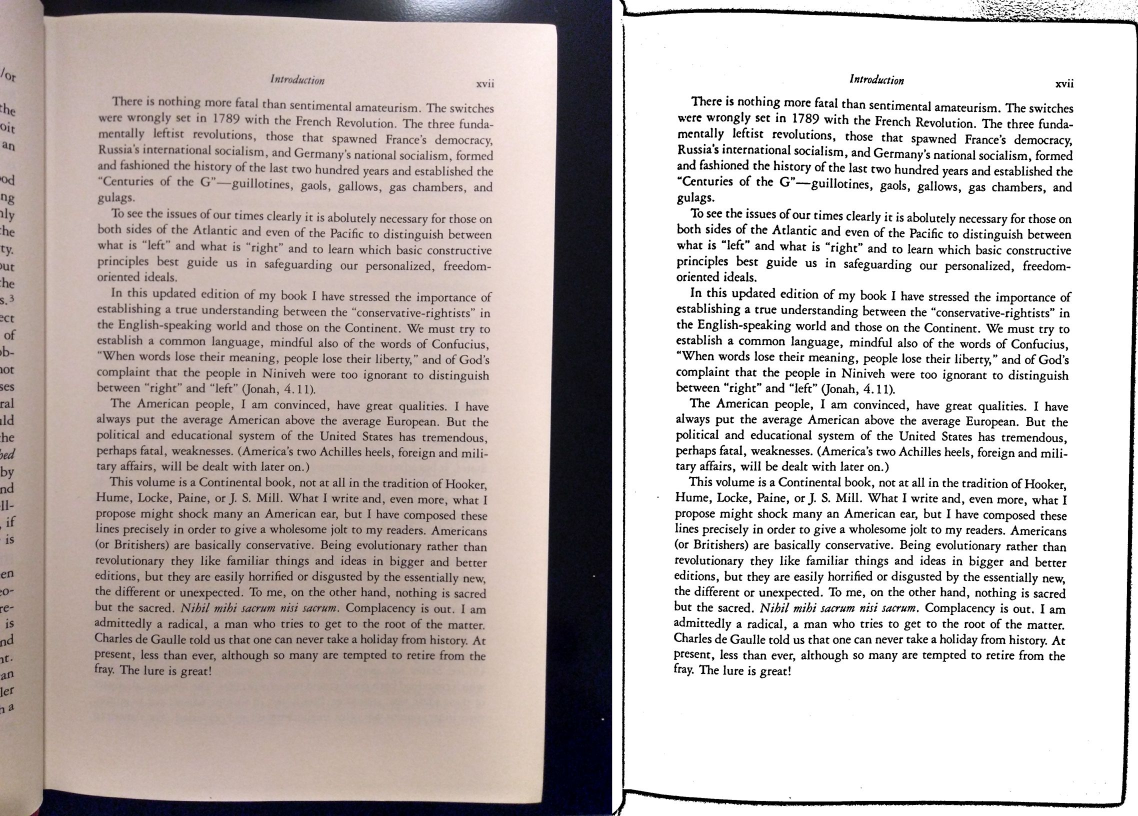
#> input picture examples/example1.jpg, 2275 x 1632 px (shown at 1/2 size)
$ python -i scan.py   (imports and definitions only)   (older library calls are emulated)
#> lines starting #> are read from the running program, lines starting #| are printed output that depends on the picture; after the words box and inside, x2 and y2 are one past the last pixel; in counts of white or black regions, pixels touching at a corner belong together
from contextlib import contextmanager
import os
import sys
import shutil
import glob
import uuid
import img2pdf
import cv2
from PIL import Image
import numpy as np


def resize(image, ratio):
    return cv2.resize(image, None, fx=ratio, fy=ratio, interpolation=cv2.INTER_CUBIC)


def auto_canny(image, sigma=0.33):
    # compute the median of the single channel pixel intensities
    v = np.median(image)

    # apply automatic Canny edge detection using the computed median
    lower = int(max(0, (1.0 - sigma) * v))
    upper = int(min(255, (1.0 + sigma) * v))
    edged = cv2.Canny(image, lower, upper)

    # return the edged image
    return edged


def auto_threshold(image, window=63):
    if window % 2 == 0:
        window += 1

    median = np.median(image)
    mean = np.mean(image)
    diff = abs(median - mean)

    thresh = cv2.adaptiveThreshold(image, 255, cv2.ADAPTIVE_THRESH_GAUSSIAN_C, cv2.THRESH_BINARY, window, diff)
    return thresh


def scan(file_name):
#> called with file_name = 'examples/example1.jpg'
    img = cv2.imread(file_name)
#> img is the input picture: shape (1632, 2275, 3); mean B, G, R 184.1, 186.4, 194.5
    height, width, channels = img.shape
#> height = 1632; width = 2275; channels = 3

    ratio = 500.0 / img.shape[0]
#> ratio = 0.306
    new_img = resize(img, ratio)
#> in resize, `return cv2.resize(image, None, fx=ratio, fy=ratio, interpolation=cv2.I..`:
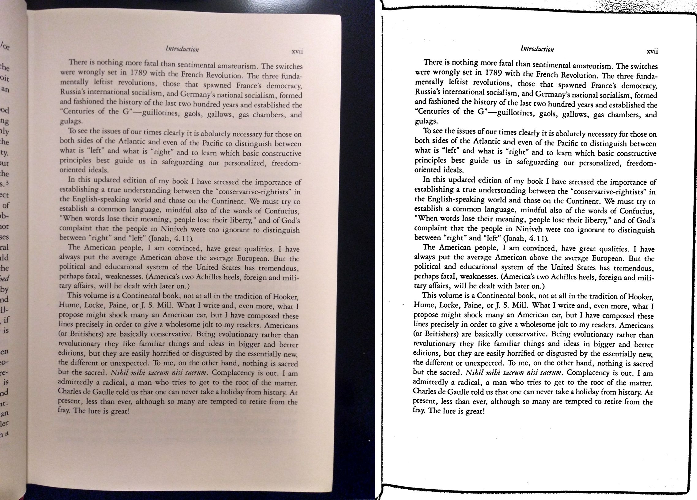
#> returned value: shape (500, 697, 3); mean of channels 0, 1, 2 184.1, 186.4, 194.6; drawn as B, G, R

    edged = auto_canny(new_img)
#> in auto_canny, `v = np.median(image)`: v = 200
#> in auto_canny, `lower = int(max(0, (1.0 - sigma) * v))`: lower = 134
#> in auto_canny, `upper = int(min(255, (1.0 + sigma) * v))`: upper = 255
#> in auto_canny, `edged = cv2.Canny(image, lower, upper)`:
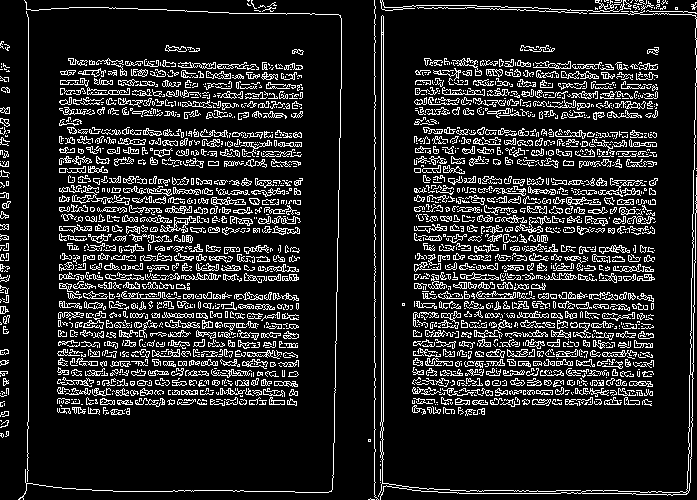
#> edged: shape (500, 697); 14.2% white in thin lines or dots
    image, contours, hierarchy = cv2.findContours(edged, cv2.RETR_EXTERNAL, cv2.CHAIN_APPROX_NONE)
#> contours = 2156 contours, 1759 with area under 20; largest, box (x1, y1, x2, y2) and area: (378, 15, 581, 497) 830, (380, 10, 697, 500) 585, (160, 216, 196, 233) 206, (599, 245, 630, 254) 116, (206, 71, 231, 79) 104
    page_contour = sorted(contours, key=lambda c: cv2.boundingRect(c)[2] * cv2.boundingRect(c)[3])[-1]
#> page_contour = contour of 2271 points, box (x1, y1, x2, y2) (18, 0, 342, 500), area 8
    x, y, w, h = [int(i / ratio) for i in cv2.boundingRect(page_contour)]
#> x = 58; y = 0; w = 1057; h = 1631

    if w * h < (width * height) * 0.67:
        page_crop = img
    else:
        page_crop = img[y:y+h,x:x+w]
        height, width, channels = page_crop.shape

    gray = cv2.cvtColor(page_crop, cv2.COLOR_BGR2GRAY)
    scanned = auto_threshold(gray, int(width / 32.0) if height > width else int(height / 32.0))
#> in auto_threshold, `median = np.median(image)`: median = 198
#> in auto_threshold, `mean = np.mean(image)`: mean = 188.6
#> in auto_threshold, `diff = abs(median - mean)`: diff = 9.44
#> in auto_threshold, `thresh = cv2.adaptiveThreshold(image, 255, cv2.ADAPTIVE_THRESH_GAUSSIA..`:
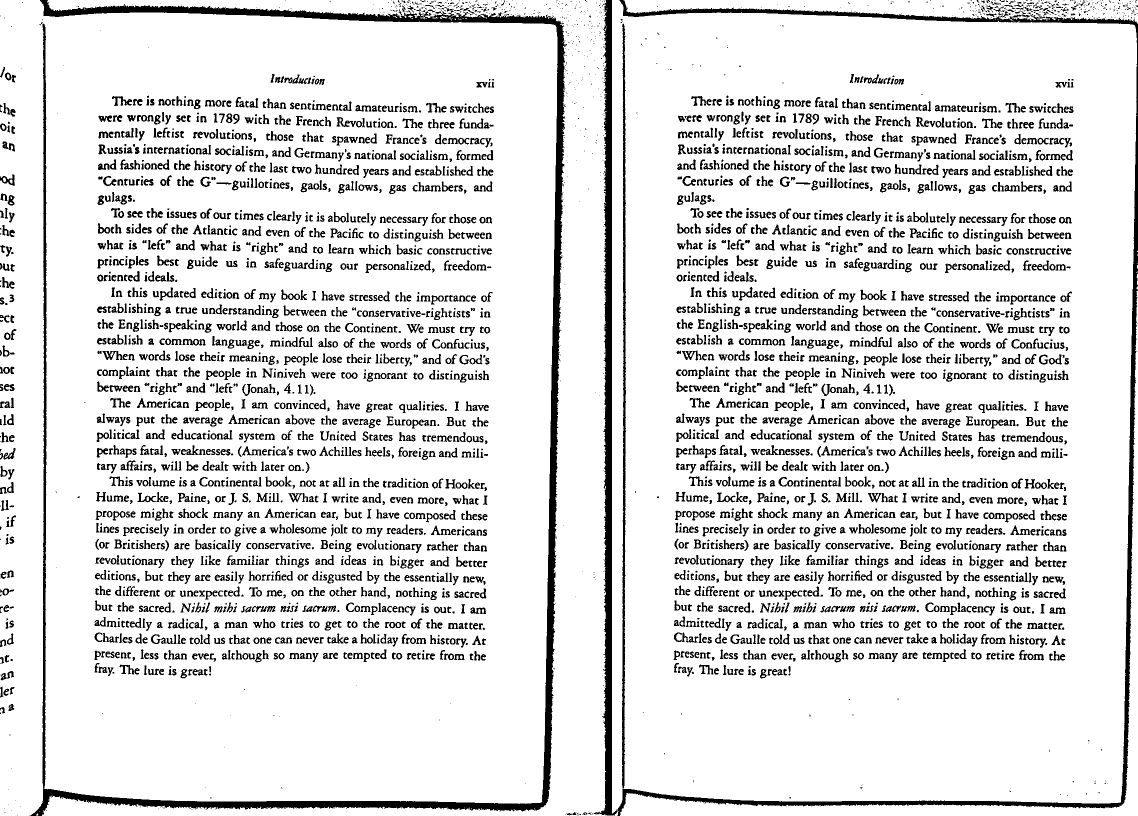
#> thresh: shape (1632, 2275) (shown at 1/2 size); 87.4% white; 4954 black regions (1195 under 20 px), largest, box (x1, y1, x2, y2) and area: (1187, 0, 2275, 1632) 58611, (59, 0, 1134, 1632) 57048, (337, 639, 387, 665) 400
    return scanned


# [33 lines left out: function normalize, not called in this run]


def save_pdf(imgs, output_file):
    with open(output_file, 'wb') as f:
        f.write(img2pdf.convert(*imgs))


# [30 lines left out: functions mod_glob, context_dir, scan_all, not called in this run]


# [2 lines not run here, left out]

>>> result = scan('examples/example1.jpg')
